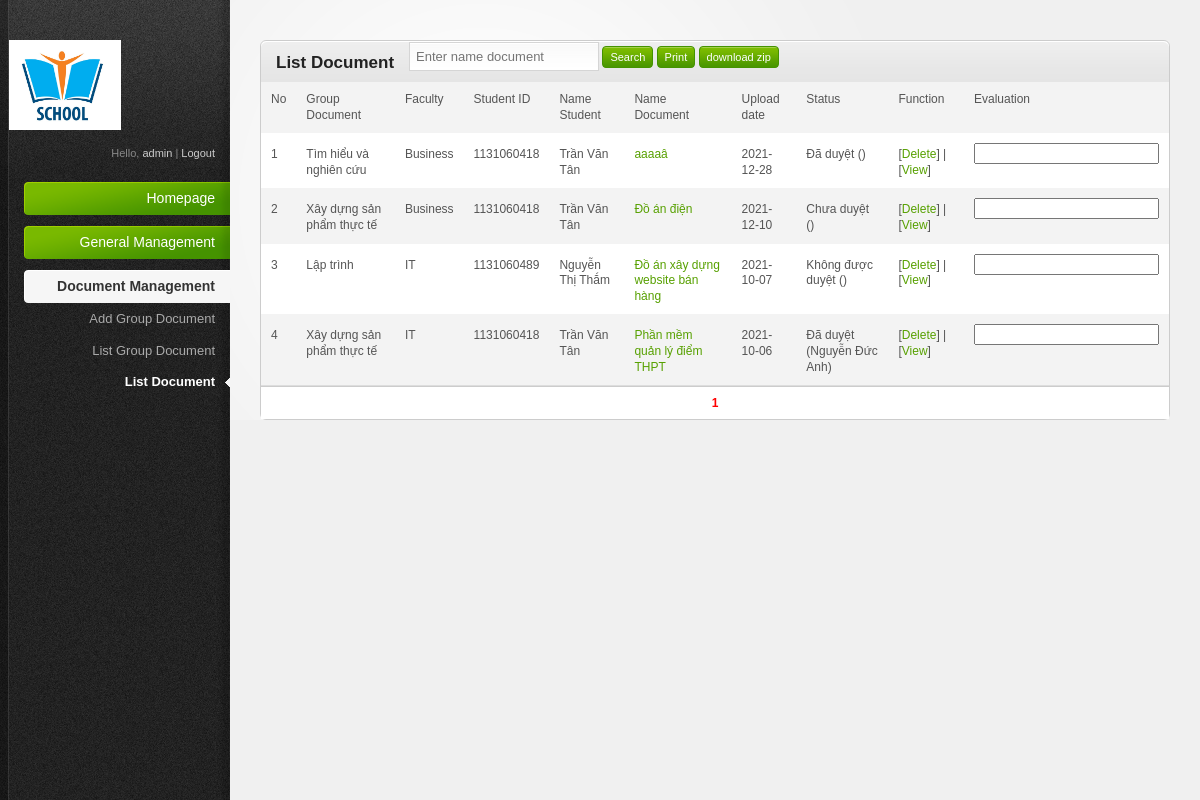
Page /admin/index.php?act=document (signed in) on the earlier database version.
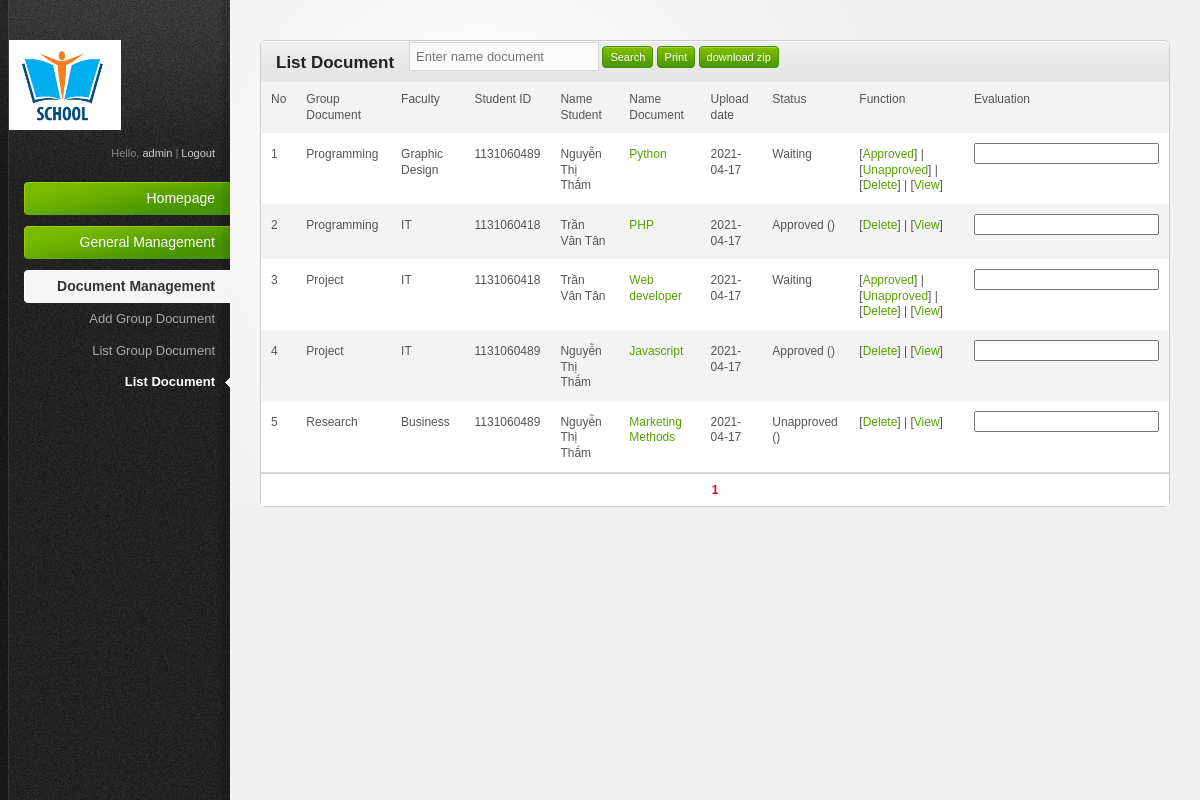
Same page on the later database version.
### tables this page shows
CREATE TABLE IF NOT EXISTS `tbl_document` (
  `id` int(11) NOT NULL AUTO_INCREMENT,
  `id_groupDoc` int(11) NOT NULL,
  `id_faculty` int(11) NOT NULL,
  `studentID` varchar(20) NOT NULL,
  `title` varchar(100) NOT NULL,
  `uploadDate` date NOT NULL,
  `document` varchar(300) NOT NULL,
  `image` varchar(300) NOT NULL,
  `status` varchar(20) NOT NULL,
  `adminID` varchar(20) NOT NULL,
  `description` varchar(300) NOT NULL,
  PRIMARY KEY (`id`)
);

CREATE TABLE IF NOT EXISTS `tbl_groupDoc` (
  `id` int(11) NOT NULL AUTO_INCREMENT,
  `name` varchar(50) NOT NULL,
  PRIMARY KEY (`id`)
);

CREATE TABLE IF NOT EXISTS `tbl_faculty` (
  `id` int(11) NOT NULL AUTO_INCREMENT,
  `name` varchar(50) NOT NULL,
  PRIMARY KEY (`id`)
);

CREATE TABLE IF NOT EXISTS `tbl_student` (
  `studentID` varchar(20) NOT NULL,
  `password` varchar(300) NOT NULL,
  `id_faculty` int(11) NOT NULL,
  `fullname` varchar(50) NOT NULL,
  `dob` date NOT NULL,
  `phoneNum` varchar(15) NOT NULL,
  `email` varchar(30) NOT NULL,
  PRIMARY KEY (`studentID`)
);

### admin/modules/document/list.php (the view, shortened to what this page needs)
<div class="content-box-header">
	<h3>List Document</h3>
	<form>
		<input placeholder='Enter name document' name="name"/>
		<input type="submit" value="Search" class="button">
		<a target="_blank" href="printDocument.php?"><input type="button" value="Print" class="button"></a>
		<a target="_blank" href="downloadzip.php?"><input type="button" value="download zip" class="button"></a>
	</form>
</div>
<table>
	<tr>
		<td>No</td>
		<td>Group Document</td>
		<td>Faculty</td>
		<td>Student ID</td>
		<td>Name Student</td>
		<td>Name Document</td>
		<td>Upload date</td>
		<td>Status</td>
		<td>Function</td>
		<td>Evaluation</td>
	</tr>
<?php
$faculty_gv=$_SESSION['faculty_gv'];
if($_SESSION['roles']=="Admin" || $_SESSION['roles']=="Coordinator"){$morong=" "; $morong1="";}
else {$morong="DA.id_faculty=$faculty_gv and"; $morong1="where DA.id_faculty=$faculty_gv";}
if($_GET['id_faculty']){
	$sql="select NDA.name as 'nameGroup', CN.name as 'nameFaculty', DA.*, SV.fullname from tbl_document DA inner join tbl_groupDoc NDA on DA.id_groupDoc=NDA.id inner join tbl_faculty CN on DA.id_faculty=CN.id inner join tbl_student SV on SV.studentID=DA.studentID where $morong DA.studentID in (select studentID from tbl_student where id_faculty=$_GET[id_faculty]) order by DA.id desc";
}
else{
	$sql="select NDA.name as 'nameGroup', CN.name as 'nameFaculty', DA.*, SV.fullname from tbl_document DA inner join tbl_groupDoc NDA on DA.id_groupDoc=NDA.id inner join tbl_faculty CN on DA.id_faculty=CN.id inner join tbl_student SV on SV.studentID=DA.studentID $morong1 order by DA.id desc";
}
$qr=mysql_query($sql." limit $GLOBALS[vtbd], $GLOBALS[limit]");
$i=0;
while ($kq=mysql_fetch_array($qr)) {
	$i++;
	echo "<tr>";
		echo "<td>$i</td>";
		echo "<td>".$kq['nameGroup']."</td>";
		echo "<td>".$kq['nameFaculty']."</td>";
		echo "<td>".$kq['studentID']."</td>";
		echo "<td>".$kq['fullname']."</td>";
		echo "<td><a href='../upload/$kq[document]' target='_blank'>".$kq['title']."</a></td>";
		echo "<td>".$kq['uploadDate']."</td>";
		echo "<td>".$kq['status'];
		if($kq['status']!="Waiting"){
			$tv="select fullname from tbl_admin where adminID='$kq[adminID]'";
			$tv1=mysql_query($tv);
			$tv2=mysql_fetch_array($tv1);
			echo " ($tv2[fullname])</td><td>";
		}
		else{
			echo "</td>";
			echo "<td>[<a href='?act=document&mod=approvedDoc&id=$kq[id]&status=Approved'>Approved</a>] | [<a href='?act=document&mod=approvedDoc&id=$kq[id]&status=Unapproved'>Unapproved</a>] | ";
		}
			echo "[<a href='?act=document&mod=delete&id=$kq[id]' onclick='return checkDel()'>Delete</a>] | [<a href='?act=document&mod=seeSummary&id=$kq[id]'>View</a>]</td>";
			echo "<td><input name='evaluation".$kq[id]."' class='text-form'></td>";
	echo "</tr>";
}
?>
</table>
<?php
	if($_GET['id_faculty']) pageDivider("select count(*) from tbl_document where $morong studentID in (select studentID from tbl_student where id_faculty=$_GET[id_faculty])");
	elseif($_GET['name']) pageDivider("select count(*) from tbl_document where $morong title like'%$_GET[name]%'");
	else pageDivider("select count(*) from tbl_document DA $morong1");
?>

### admin/index.php (shortened to what this page needs)
<?php
	include("../includes/functions.php");
?>
<!DOCTYPE html PUBLIC "-//W3C//DTD XHTML 1.0 Transitional//EN" "http://www.w3.org/TR/xhtml1/DTD/xhtml1-transitional.dtd">
<html xmlns="http://www.w3.org/1999/xhtml">
<head>
<link rel="stylesheet" href="teamplates/css/reset.css" type="text/css" media="screen" />
<link rel="stylesheet" href="teamplates/css/style.css" type="text/css" media="screen" />
<link rel="stylesheet" href="teamplates/css/invalid.css" type="text/css" media="screen" />
</head>
<body>
	<div id="body-wrapper">
		<div id="sidebar">
			<?php include("includes/c_left.php"); ?>
		</div>
		<div id="main-content">
			<div class="content-box">
				<?php include("includes/c_right.php"); ?>
			</div>
		</div>
	</div>
</body>
</html>

### admin/includes/c_left.php (shortened to what this page needs)
<?php
	function check_current_act($act)
	{
		if($_GET['act']==$act)
		{
			return "current";
		}
	}
	function check_current_mod($act,$mod)
	{
		if($_GET['act']==$act and $_GET['mod']==$mod)
		{
			return "current";
		}
	}
?>
<div id="sidebar-wrapper">
	<a href="#"><img id="logo" src="teamplates/images/logo.png" alt="CONTROL PANEL" style="
    width: 112px;
"></a>
	<div id="profile-links">
		Hello, <a href="?act=login&mod=changePassword" title="Change Password"><?php echo $_SESSION['adminID']; ?></a> | <a href="?act=login&mod=logout" title="Logout">Logout</a>
	</div>
	<ul id="main-nav">
		<li>
			<a href="index.php" class="nav-top-item no-submenu <?php echo check_current_act('');?>">
				Homepage
			</a>
		</li>
		<?php if($_SESSION['roles']=="Admin"){ ?>
		<li>
			<a href="#" class="nav-top-item <?php echo check_current_act('faculty').check_current_act('admin').check_current_act('student'); ?>">
			General Management</a>
		</li>
		<?php } ?>
		<li>
			<a href="#" class="nav-top-item <?php echo check_current_act('groupDoc'). check_current_act('document'); ?>">
			Document Management</a>
			<ul>
				<?php if($_SESSION['roles']=="Admin" || $_SESSION['roles']=="Coordinator"){ ?>
				<li><a class="<?php echo check_current_mod('groupDoc','add'); ?>" href="?act=groupDoc&mod=add">Add Group Document</a></li>
				<li><a class="<?php echo check_current_mod('groupDoc',''); ?>" href="?act=groupDoc
				">List Group Document</a></li>
				<?php } ?>
				<li>
					<a href="?act=document" class="<?php echo check_current_mod('document',''); ?>">
					List Document</a>
				</li>
			</ul>
		</li>
	</ul>
</div>

### admin/includes/c_right.php (shortened to what this page needs)
<?php
	switch ($_GET['act']) {
		case 'document':
			if($_GET['mod']=="delete"){
				include("modules/document/delete.php");
			}
			elseif($_GET['mod']=="approvedDoc"){
				include("modules/document/approvedDoc.php");
			}
			elseif($_GET['mod']=="seeSummary"){
				include("modules/document/seeSummary.php");
			}
			else{
				include("modules/document/list.php");
			}
			break;
	}
?>

### includes/functions.php (shortened to what this page needs)
		<?php
	function pageDivider($sql)
	{
		?>
		<?php
		$r_tv_1=mysql_query($sql);
		$r_tv_2=mysql_fetch_row($r_tv_1);
		$so=$r_tv_2[0];
		$st=ceil($so/$GLOBALS['limit']);
		echo "<div class='page'>";
		if($_GET['page']!="")
		{
			if(ereg("&page=",$_SERVER['REQUEST_URI']))
			{
				$_SERVER['REQUEST_URI']=str_replace("&page=","",$_SERVER['REQUEST_URI']);
				$_SERVER['REQUEST_URI']=substr($_SERVER['REQUEST_URI'],0,-strlen($_GET['page']));
				$lpt=$_SERVER['REQUEST_URI']."&page=";
			}
			else
			{
				$lpt=$_SERVER['REQUEST_URI']."&page=";
			}
		}
		else
		{
			$lpt=$_SERVER['REQUEST_URI']."&page=";
		}
		if($_GET['page']==""){$a=1;}else{$a=$_GET['page'];}
		$b_1=$_GET['page']-5;$n_1=$b_1;
		if($b_1<1){$b_1=1;}
		$b_2=$_GET['page']+5;
		if($b_2>=$st){$n_2=$b_2;$b_2=$st;}
		if($n_1<0){$v=(-1)*$n_1;$b_2=$b_2+$v;}
		if($n_2>=$st){$v_2=$n_2-$st;$b_1=$b_1-$v_2;}
		for($i=$b_1;$i<=$b_2;$i++)
		{
			$lpt_1=$lpt.$i;
			if($i>0 && $i<=$st)
			{
				if($i!=$a)
				{
					?>
						<a href="<?php echo $lpt_1; ?>" class="pt3"><?php echo $i;?> </a>
					<?php
				}
				else
				{
					echo "<b style=\"color:red\">$i</b>";
				}
			}
		}
		echo "</div>";
	}
?>

### admin/teamplates/css/style.css (style rules this page uses)
html { font-size: 100%; height: 100%; margin-bottom: 1px; }
body { font-family: Arial, Helvetica, sans-serif; color: #555; background: #f0f0f0 url('../images/bg-body.gif') top left repeat-y; font-size: 12px; }
#body-wrapper { background: url('../images/bg-radial-gradient.gif') fixed 230px top no-repeat; }
h1, h2, h3, h4, h5, h6 { font-family: Helvetica, Arial, sans-serif; color: #222; font-weight: bold; }
h3 { font-size: 17px; padding: 0 0 10px 0; }
a { color: #57a000; text-decoration: none; }
.button { font-family: Verdana, Arial, sans-serif; display: inline-block; background: #459300 url('../images/bg-button-green.gif') top left repeat-x !important; border: 1px solid #459300 !important; padding: 4px 7px 4px 7px !important; color: #fff !important; font-size: 11px !important; cursor: pointer; }
#sidebar { background: url('../images/bg-sidebar.gif') top left no-repeat; width: 230px; height: 100%; position: absolute; left: 0; top: 0; color: #888; font-size: 11px; }
#sidebar #sidebar-wrapper { margin: 0 0 0 9px; }
#sidebar a, #sidebar a:active { color:#ccc; }
#sidebar #logo { margin: 40px 0 15px 0; }
#sidebar #profile-links { padding: 0 15px 20px 15px; text-align: right; line-height: 1.5em; }
#sidebar #main-nav { width: 206px; padding: 0; margin: 0 0 0 15px; font-family: Helvetica, Arial, sans-serif; }
#sidebar #main-nav li { list-style: none; padding-bottom: 10px; text-align: right; }
#sidebar #main-nav li a.nav-top-item { background: transparent url('../images/bg-menu-item-green.gif') right center no-repeat; padding: 10px 15px; color: #fff; font-size: 14px; cursor: pointer; display: block; text-decoration: none; }
#sidebar #main-nav li a.current { background-image: url('../images/bg-menu-item-current.gif') !important; color: #333; font-weight: bold; }
#sidebar #main-nav ul { padding: 0; font-size: 12px; margin: 0; }
#sidebar #main-nav ul li { list-style: none; margin: 0; text-align: right; padding: 0; }
#sidebar #main-nav ul li a { padding: 8px 15px; display: block; color: #aaa; font-size: 13px; line-height: 1.2em; }
#sidebar #main-nav ul li a:hover, #sidebar #main-nav ul li a.current, #sidebar #main-nav ul li a.current:hover { color: #fff; }
#sidebar #main-nav ul li a.current { background: transparent url('../images/menu-current-arrow.gif') right center no-repeat !important; }
#main-content { margin: 0 30px 0 260px; padding: 40px 0 0 0; }
.content-box { border: 1px solid #ccc; margin: 0 0 20px 0; background: #fff; }
.content-box-header { background: #e5e5e5 url('../images/bg-content-box.gif') top left repeat-x; margin-top: 1px; height: 40px; }
.content-box-header h3 { padding: 12px 15px 10px; float: left; }
#main-content table { width: 100%; border-collapse: collapse; }
#main-content tbody tr { background: #fff; }
#main-content tbody tr.alt-row { background: #f3f3f3; }
#main-content table td, #main-content table th { padding: 10px; line-height: 1.3em; }
form input, input.text-input, form select, form textarea, form .wysiwyg { padding: 6px; font-size: 13px; background: #fff url('../images/bg-form-field.gif') top left repeat-x; border: 1px solid #d5d5d5; color: #333; }

### admin/teamplates/css/invalid.css (style rules this page uses)
.button, #main-content table tfoot td .bulk-actions select, .pagination a.number, form input.text-input, form textarea, form .wysiwyg, form select { -moz-border-radius: 4px; -webkit-border-radius: 4px; border-radius: 4px; }
.content-box, .content-box-header, ul.content-box-tabs li a.current, .shortcut-button, .notification { -moz-border-radius: 6px; -webkit-border-radius: 6px; border-radius: 6px; }
.content-box-header { -moz-border-radius-bottomleft: 0; -moz-border-radius-bottomright: 0; -webkit-border-bottom-left-radius: 0; -webkit-border-bottom-right-radius: 0; border-bottom-left-radius: 0; border-bottom-right-radius: 0; }

### includes/functions.php (style rules this page uses)
.page { text-align: center; padding: 10px; border-top: 1px solid #ccc; background: #fff; }

Differences in the rows shown:
changed tbl_document: id_groupDoc.name "Tìm hiểu và nghiên cứu" → "Programming"; id_faculty.name "Business" → "Graphic Design"; studentID "1131060418" → "1131060489"; studentID.fullname "Trần Văn Tân" → "Nguyễn Thị Thắm"; title "aaaaâ" → "Python"; uploadDate "2021-12-28" → "2021-04-17"; status "Đã duyệt" → "Waiting"; status "( )" → "[ Approved ] | [ Unapproved ] |"
changed tbl_document: id_groupDoc.name "Xây dựng sản phẩm thực tế" → "Programming"; id_faculty.name "Business" → "IT"; title "Đồ án điện" → "PHP"; uploadDate "2021-12-10" → "2021-04-17"; status "Chưa duyệt" → "Approved"
changed tbl_document: id_groupDoc.name "Lập trình" → "Project"; studentID "1131060489" → "1131060418"; studentID.fullname "Nguyễn Thị Thắm" → "Trần Văn Tân"; title "Đồ án xây dựng website bán hàng" → "Web developer"; uploadDate "2021-10-07" → "2021-04-17"; status "Không được duyệt" → "Waiting"; status "( )" → "[ Approved ] | [ Unapproved ] |"
added tbl_document: id_groupDoc.name "Project", id_faculty.name "IT", studentID "1131060489", studentID.fullname "Nguyễn Thị Thắm", title "Javascript", uploadDate "2021-04-17", status "Approved"
changed tbl_document: id_groupDoc.name "Xây dựng sản phẩm thực tế" → "Research"; id_faculty.name "IT" → "Business"; studentID "1131060418" → "1131060489"; studentID.fullname "Trần Văn Tân" → "Nguyễn Thị Thắm"; title "Phần mềm quản lý điểm THPT" → "Marketing Methods"; uploadDate "2021-10-06" → "2021-04-17"; status "Đã duyệt" → "Unapproved"; adminID.fullname "Nguyễn Đức Anh" → (not shown)
